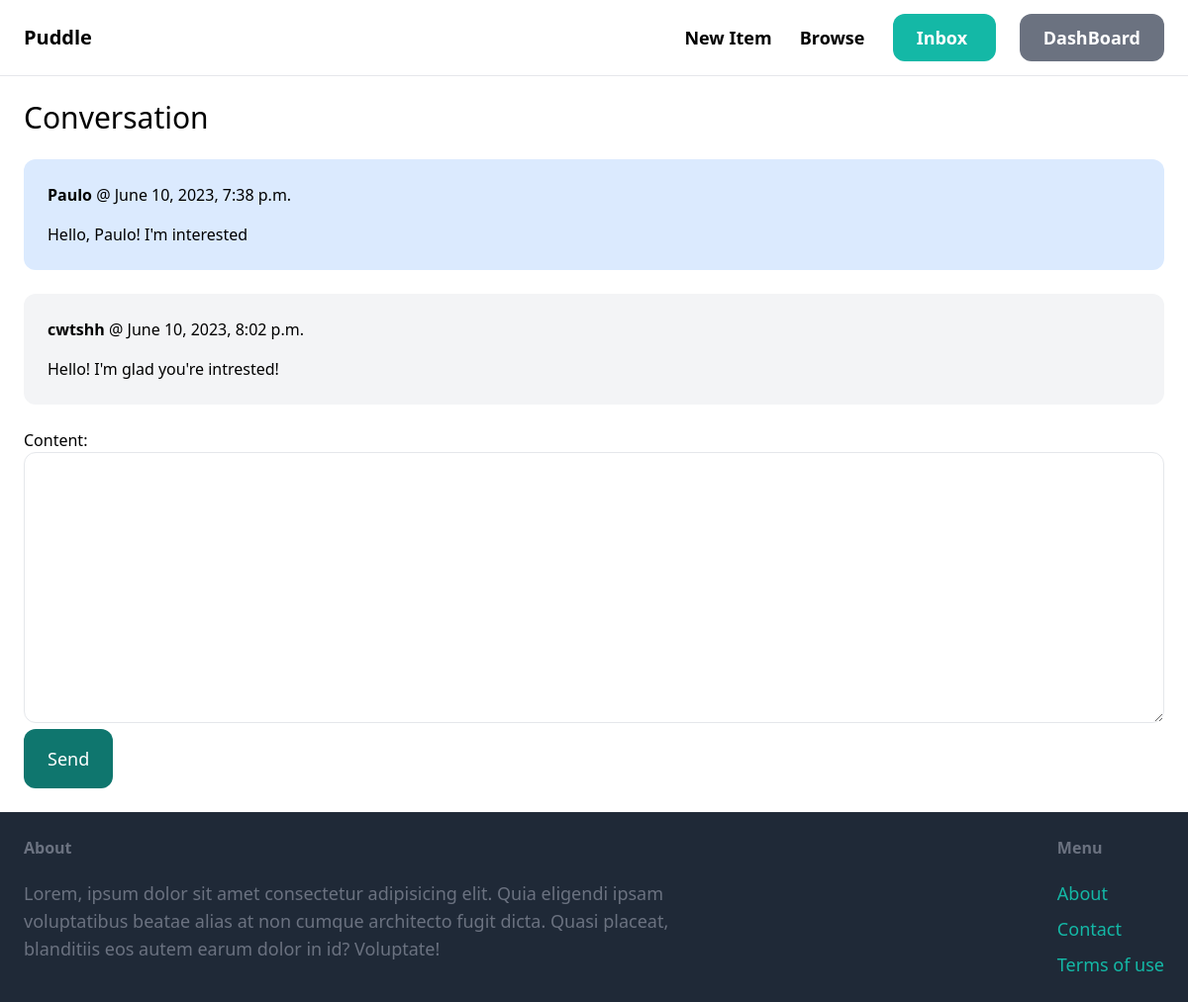
Screenshot of /inbox/1/ (signed in) with the database file from the repository.
### conversation/models.py (models this page shows)
class ConversationMessage(models.Model):
    conversation = models.ForeignKey(Conversation, related_name='messages', on_delete=models.CASCADE)
    content = models.TextField()
    created_at = models.DateTimeField(auto_now_add=True)
    created_by = models.ForeignKey(User, related_name='created_messages', on_delete=models.CASCADE)

### conversation/views.py (the view)
# urls.py: path('<int:pk>/', views.detail, name='detail'),
@login_required
def detail(request, pk):
    conversation = Conversation.objects.filter(members__in=[request.user.id]).get(pk=pk)
    if request.method == 'POST':
        form = ConversationmessageForm(request.POST)
        if form.is_valid():
            conversation_message = form.save(commit=False)
            conversation_message.conversation = conversation
            conversation_message.created_by = request.user
            conversation_message.save()
            conversation.save()
            return redirect('conversation:detail', pk=pk)
    else:
        form = ConversationmessageForm()
    return render(request, 'conversation/detail.html', {
        'conversation': conversation,
        'form': form,
    })

### conversation/forms.py
class ConversationmessageForm(forms.ModelForm):
    class Meta:
        model = ConversationMessage
        fields = ('content',)
        widgets = {
            'content': forms.Textarea(attrs={
                'class': 'w-full py-4 px-6 rounded-xl border'
            }),
        }

### conversation/templates/conversation/detail.html (shortened to what this page needs)
{% extends 'core/base.html' %}
{% block content %}
    <h1 class="mb-6 text-3xl">Conversation</h1>
    <div class="space-y-6">
        {% for message in conversation.messages.all %}
            <div class="p-6 flex {% if message.created_by == request.user %}bg-blue-100{% else %}bg-gray-100{% endif %} rounded-xl">
                <div>
                    <p class="mb-4">
                        <strong>{{ message.created_by.username }}</strong> @ {{ message.created_at }}
                    </p>
                    <p> {{ message.content}} </p>
                </div>
            </div>
        {% endfor %}
    </div>
    <form method="post" action="." class="mt-6">
        {{ form.as_p }}
        <button class="py-4 px-6 text-lg bg-teal-700 hover:bg-teal-100 rounded-xl text-white">
            Send
        </button>
    </form>
{% endblock %}

### rows the page displays
ConversationMessage: created_by.username "Paulo", created_at "June 10, 2023, 7:38 p.m.", content "Hello, Paulo! I'm interested"
ConversationMessage: created_by.username "cwtshh", created_at "June 10, 2023, 8:02 p.m.", content "Hello! I'm glad you're intrested!"
